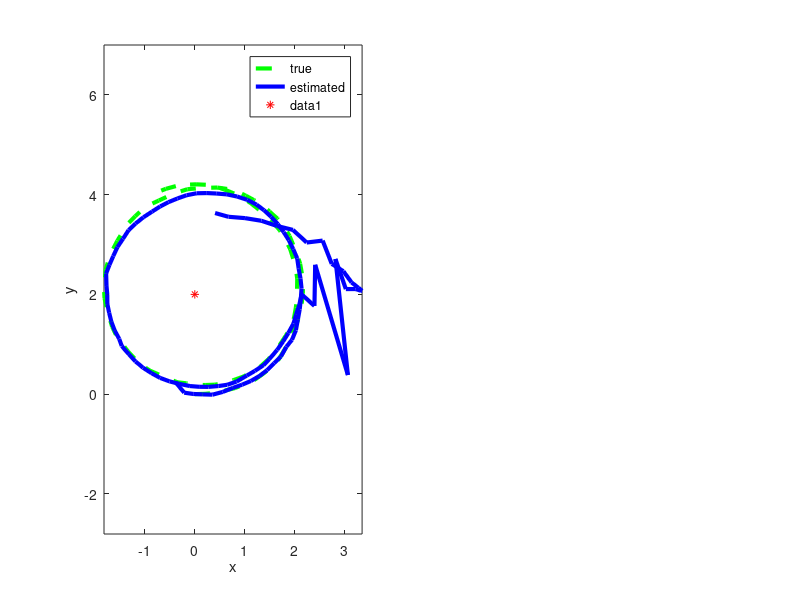

This chart was generated by the following MATLAB code: (Note: this script raises an error after producing the figure.)
function f = uni_test
% Extended Kalman filtering of the unicycle with bearing and range measurements

rng('default')

S.f = @uni_f;  % mobile-robot dynamics
S.h = @br_h;  % bearing-reange sensing
S.n = 3;      % state dimension
S.r = 2;      % measurement dimension

S.p0 = [0; 2];    % beacon position

% timing
dt = .1;
N = 100;
T = dt*N;
S.dt = dt;

% noise models
S.Q = .1*dt*dt*diag([.1 .1 .1]);
S.R = .01*diag([.5 1]);

% initial mean and covariance
xt = [0; 0; 0]; % true state

P = .1*diag([1 1 1]) % covariance
x = xt + sqrt(P)*randn(S.n, 1); % initial estimate with added noise

xts = zeros(S.n, N+1); % true states
xs = zeros(S.n, N+1);  % estimated states
Ps = zeros(S.n, S.n, N+1); % estimated covariances

zs = zeros(S.r, N);  % measurements

xts(:, 1) = xt;
xs(:, 1) = x;
Ps(:, :, 1) = P;

ds = zeros(S.n, N+1);  % errors
ds(:,1) = x - xt;

for k=1:N,
  u = dt*[2; 1];  % known controls
  
  xts(:,k+1) = S.f(xts(:,k), u, S) + sqrt(S.Q)*randn(3,1);  % true state

  [x,P] = ekf_predict(x, P, u, S);  % predict
  
  z = S.h(xts(:,k+1), S) + sqrt(S.R)*randn(S.r,1);  % generate measurement
  z(1) = fangle(z(1),x);
  [x,P] = ekf_correct(x, P, z, S);  % correct
  
  xs(:,k+1) = x;
  Ps(:,:,k+1) = P;

  zs(:,k) = z;
  ds(:,k+1) = x - xts(:,k+1);  % actual estimate error
end

subplot(1, 2, 1)

plot(xts(1,:), xts(2,:), '--g','LineWidth',3)
hold on
plot(xs(1,:), xs(2,:), '-b','LineWidth',3)
legend('true', 'estimated')

xlabel('x')
ylabel('y')
axis equal
axis xy

% beacon
plot(S.p0(1), S.p0(2), '*r');

for k=1:5:N
  plotcov2(xs(1:2,k+1), Ps(1:2,1:2,k+1));
end

subplot(1,2,2)

plot(ds')

mean(sqrt(sum(ds.*ds, 1)))
xlabel('k')
ylabel('meters or radians')
legend('e_x','e_y','e_\theta')


function [x, varargout] = uni_f(x, u, S)
% dynamical model of the unicycle
c = cos(x(3));
s = sin(x(3));

x = [x(1) + c*u(1);
     x(2) + s*u(1);
     x(3) + u(2)];

if nargout > 1
  % F-matrix
  varargout{1} = [1, 0, -s*u(1);
                  0, 1, c*u(1); 
                  0 0 1];  
end


function [y, varargout] = br_h(x, S)

p = x(1:2);
px = p(1);
py = p(2);

d = S.p0 - p;
r = norm(d);

th = fangle(atan2(d(2), d(1)) - x(3),x);

y = [th; r];

if nargout > 1
  % H-matrix
  varargout{1} = [d(2)/r^2, -d(1)/r^2, -1;
                  -d'/r, 0];
end


function [x,P] = ekf_predict(x, P, u, S)

[x, F] = S.f(x, u, S);
P = F*P*F' + S.Q;


function [x,P] = ekf_correct(x, P, z, S)

[y, H] = S.h(x, S);
S1 = det(H*P*H' + S.R);
K = P*H'*inv(H*P*H' + S.R);
P = (eye(S.n) - K*H)*P;

x = x + K*fangle(z-y);


function a = fangle(a,x)
% make sure angle is between -pi and pi
if a < -pi
  a = a + 2*pi
else
  if a > pi
    a = a - 2*pi
  end
end